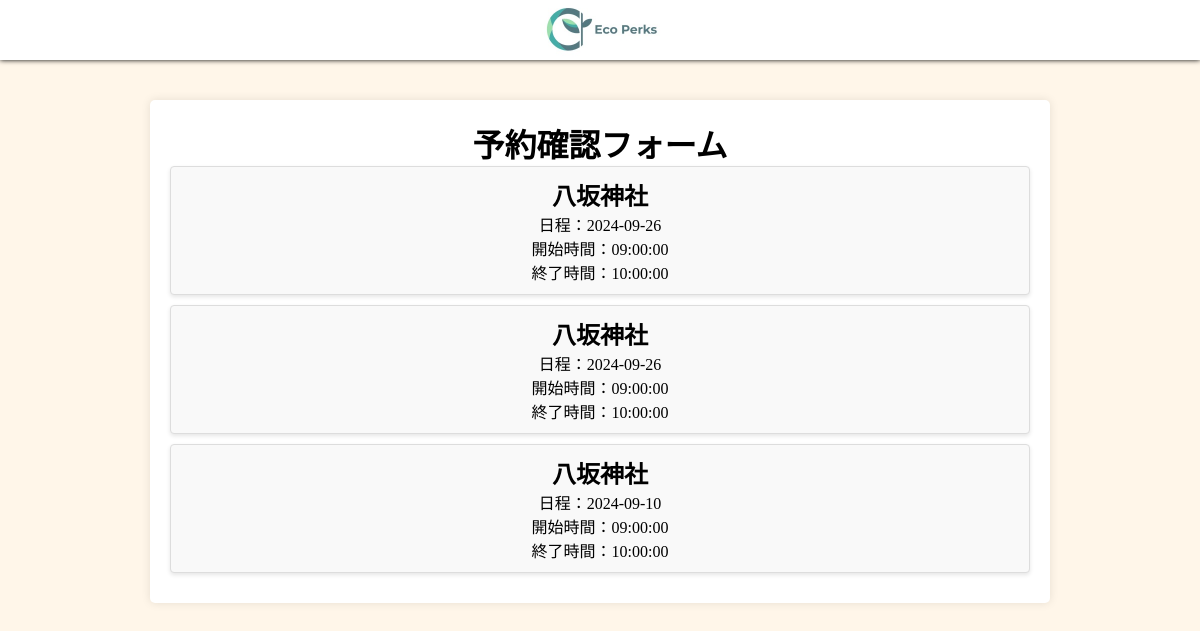
The page /PHP/yoyakukakunin.php on the database its author committed.
### tables this page shows
CREATE TABLE `yoyaku` (
  `id` int(11) NOT NULL,
  `username` varchar(255) NOT NULL,
  `reservation_date` date NOT NULL,
  `area_id` int(11) NOT NULL,
  `start_time` time NOT NULL,
  `end_time` time NOT NULL,
  `status` int(11) DEFAULT 0,
  `created_at` timestamp NOT NULL DEFAULT current_timestamp(),
  `update_at` timestamp NOT NULL DEFAULT current_timestamp(),
  `location` varchar(255) DEFAULT NULL
);

### PHP/yoyakukakunin.php (the view, shortened to what this page needs)
<!DOCTYPE html>
<html>
<head>
    <link rel="stylesheet" href="../CSS/indexStyle.css">
    <link rel="stylesheet" href="../CSS/yoyakukakuninStyle.css">
</head>
<body>
    <header>
        <div class="flexBox">
            <div class="menu">
            </div>
            <div class="logo">
                <img src="../img/logo.jpg" alt="" class="logo2">
            </div>
            <div class="icon"></div>
        </div>
    </header>
    <?php
    require_once('db_local.php');
    $location = '';
    try {
        $pdo = new PDO("mysql:host=$servername;dbname=$dbname;charset=utf8", $dbUsername, $password);
        $pdo->setAttribute(PDO::ATTR_ERRMODE, PDO::ERRMODE_EXCEPTION);
        $yoyakusql = "SELECT id, reservation_date, start_time, end_time, location FROM yoyaku WHERE location = :location";
        $stmt = $pdo->prepare($yoyakusql);
        $stmt->bindParam(':location', $location, PDO::PARAM_INT);
        $stmt->execute();
        $row = $stmt->fetchAll(PDO::FETCH_ASSOC);
        } catch (PDOException $e) {
            echo "<p>データベースエラー: " . $e->getMessage() . "</p>";
        } catch (Exception $e) {
            echo "<p>エラー: " . $e->getMessage() . "</p>";
        }
    ?>
            <div class="container">
            <h1>予約確認フォーム</h1>
                <?php
                        if($row){
                            foreach($row as $rows){
                                $location = $rows['location'];
                                echo "<li><h2>$location</h2>";
                                $reservation_date = $rows['reservation_date'];
                                echo "<p>日程：$reservation_date</p>";
                                $start_time = $rows['start_time'];
                                echo "<p>開始時間：$start_time</p>";
                                $end_time = $rows['end_time'];
                                echo "<p>終了時間：$end_time</p></li>";
                            }
                        } else {
                            throw new Exception("指定された施設が見つかりません。");
                        }
                ?>
            </div>
</body>
</html>

### CSS/indexStyle.css (style rules this page uses)
body { background-color: #FFF6E9; }
header { width: 100%; height: 60px; top: 0; background-color: white; position: fixed; z-index: 100; }
.menu { width: 100%; }
.logo { height: 60px; width: 100%; text-align: center ; }
.logo2 { height: 60px; }
.icon { width: 100%; }
.flexBox { display: flex; box-shadow: 0px 0px 5px; }

### CSS/yoyakukakuninStyle.css (style rules this page uses)
* { margin: 0; padding: 0; box-sizing: border-box; }
.container { max-width: 75%; margin: 100px auto; background-color: #fff; padding: 20px; border-radius: 5px; box-shadow: 0 0 10px rgba(0, 0, 0, 0.1); text-align: center; }
li { list-style: none; padding: 10px; margin-bottom: 10px; border: 1px solid #ddd; border-radius: 4px; background-color: #f9f9f9; box-shadow: 0 2px 4px rgba(0, 0, 0, 0.1); }

### rows shown on the page
yoyaku: location "八坂神社", reservation_date "2024-09-26", start_time "09:00:00", end_time "10:00:00"
yoyaku: location "八坂神社", reservation_date "2024-09-26", start_time "09:00:00", end_time "10:00:00"
yoyaku: location "八坂神社", reservation_date "2024-09-10", start_time "09:00:00", end_time "10:00:00"
